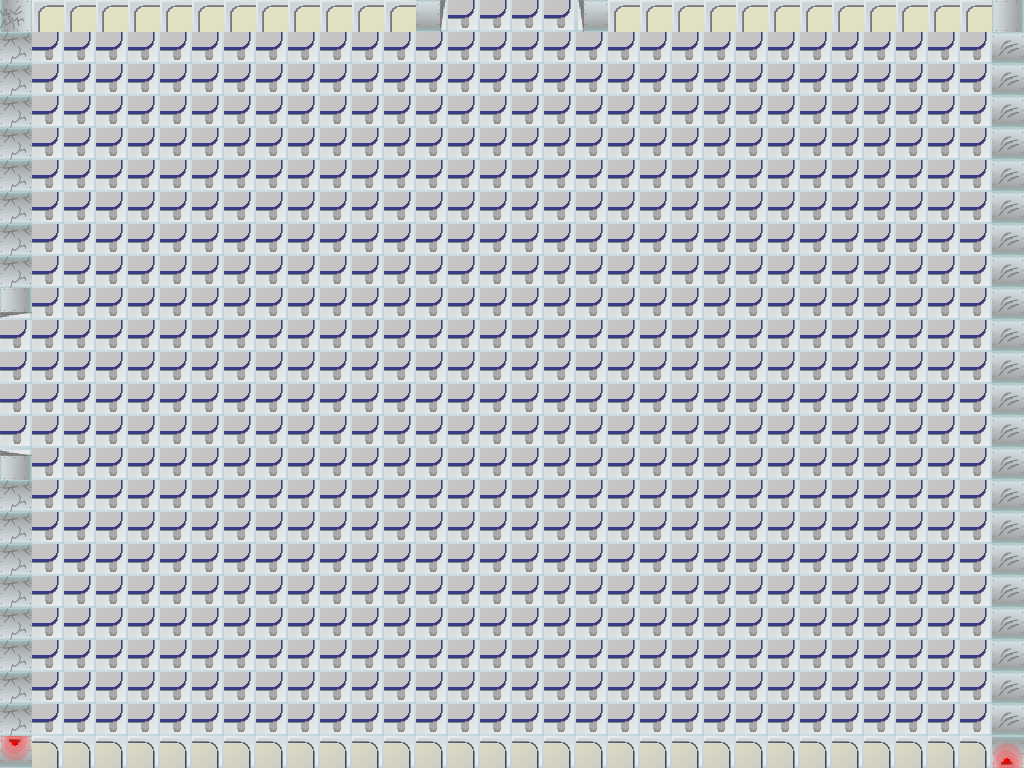

Rendered tile map (Tiled .tmx) drawn with the repository's tilesets; below, a short description and the map source with its tile grids summarised:
An orthogonal 32x24 tile map with 32x32 px tiles, 1 tile layer (Tile Layer 1).

<map version="1.0" orientation="orthogonal" width="32" height="24" tilewidth="32" tileheight="32">
 <tileset firstgid="1" name="tilesheet" tilewidth="32" tileheight="32">
  <image source="tilesheet.png" trans="ff00ff" />
  <tile id="0">
   <properties>
    <property name="impassable" value="1" />
   </properties>
  </tile>
  <tile id="1">
   <properties>
    <property name="impassable" value="1" />
   </properties>
  </tile>
  <tile id="2">
   <properties>
    <property name="impassable" value="1" />
   </properties>
  </tile>
  <tile id="3">
   <properties>
    <property name="impassable" value="1" />
   </properties>
  </tile>
  <tile id="4">
   <properties>
    <property name="impassable" value="1" />
   </properties>
  </tile>
  <tile id="5">
   <properties>
    <property name="impassable" value="1" />
   </properties>
  </tile>
  <tile id="6">
   <properties>
    <property name="impassable" value="1" />
   </properties>
  </tile>
  <tile id="7">
   <properties>
    <property name="impassable" value="1" />
   </properties>
  </tile>
  <tile id="8">
   <properties>
    <property name="impassable" value="1" />
   </properties>
  </tile>
  <tile id="9">
   <properties>
    <property name="impassable" value="1" />
   </properties>
  </tile>
  <tile id="10">
   <properties>
    <property name="impassable" value="1" />
   </properties>
  </tile>
  <tile id="11">
   <properties>
    <property name="impassable" value="1" />
   </properties>
  </tile>
  <tile id="12">
   <properties>
    <property name="impassable" value="1" />
   </properties>
  </tile>
  <tile id="13">
   <properties>
    <property name="impassable" value="1" />
   </properties>
  </tile>
  <tile id="14">
   <properties>
    <property name="impassable" value="1" />
   </properties>
  </tile>
  <tile id="15">
   <properties>
    <property name="impassable" value="1" />
   </properties>
  </tile>
  <tile id="16">
   <properties>
    <property name="impassable" value="1" />
   </properties>
  </tile>
  <tile id="17">
   <properties>
    <property name="impassable" value="1" />
   </properties>
  </tile>
  <tile id="18">
   <properties>
    <property name="impassable" value="1" />
   </properties>
  </tile>
  <tile id="19">
   <properties>
    <property name="impassable" value="1" />
   </properties>
  </tile>
  <tile id="20">
   <properties>
    <property name="impassable" value="1" />
   </properties>
  </tile>
  <tile id="21">
   <properties>
    <property name="impassable" value="1" />
   </properties>
  </tile>
  <tile id="24">
   <properties>
    <property name="impassable" value="1" />
   </properties>
  </tile>
  <tile id="25">
   <properties>
    <property name="impassable" value="1" />
   </properties>
  </tile>
  <tile id="26">
   <properties>
    <property name="impassable" value="1" />
   </properties>
  </tile>
  <tile id="27">
   <properties>
    <property name="impassable" value="1" />
   </properties>
  </tile>
  <tile id="28">
   <properties>
    <property name="impassable" value="1" />
   </properties>
  </tile>
  <tile id="29">
   <properties>
    <property name="impassable" value="1" />
   </properties>
  </tile>
  <tile id="49">
   <properties>
    <property name="impassable" value="1" />
   </properties>
  </tile>
  <tile id="72">
   <properties>
    <property name="impassable" value="1" />
   </properties>
  </tile>
  <tile id="73">
   <properties>
    <property name="impassable" value="1" />
   </properties>
  </tile>
  <tile id="74">
   <properties>
    <property name="impassable" value="1" />
   </properties>
  </tile>
  <tile id="75">
   <properties>
    <property name="impassable" value="1" />
   </properties>
  </tile>
  <tile id="77">
   <properties>
    <property name="impassable" value="1" />
   </properties>
  </tile>
  <tile id="78">
   <properties>
    <property name="impassable" value="1" />
   </properties>
  </tile>
  <tile id="79">
   <properties>
    <property name="impassable" value="1" />
   </properties>
  </tile>
  <tile id="80">
   <properties>
    <property name="impassable" value="1" />
   </properties>
  </tile>
  <tile id="81">
   <properties>
    <property name="impassable" value="1" />
   </properties>
  </tile>
  <tile id="83">
   <properties>
    <property name="impassable" value="1" />
   </properties>
  </tile>
  <tile id="84">
   <properties>
    <property name="impassable" value="1" />
   </properties>
  </tile>
  <tile id="85">
   <properties>
    <property name="impassable" value="1" />
   </properties>
  </tile>
  <tile id="86">
   <properties>
    <property name="impassable" value="1" />
   </properties>
  </tile>
  <tile id="87">
   <properties>
    <property name="impassable" value="1" />
   </properties>
  </tile>
  <tile id="88">
   <properties>
    <property name="impassable" value="1" />
   </properties>
  </tile>
  <tile id="91">
   <properties>
    <property name="impassable" value="1" />
   </properties>
  </tile>
  <tile id="92">
   <properties>
    <property name="impassable" value="1" />
   </properties>
  </tile>
  <tile id="93">
   <properties>
    <property name="impassable" value="1" />
   </properties>
  </tile>
  <tile id="94">
   <properties>
    <property name="impassable" value="1" />
   </properties>
  </tile>
  <tile id="95">
   <properties>
    <property name="impassable" value="1" />
   </properties>
  </tile>
 </tileset>
 <layer name="Tile Layer 1" width="32" height="24">
  <data>[768 cells, 768 non-empty, 13 distinct tile ids]</data>
 </layer>
</map>
